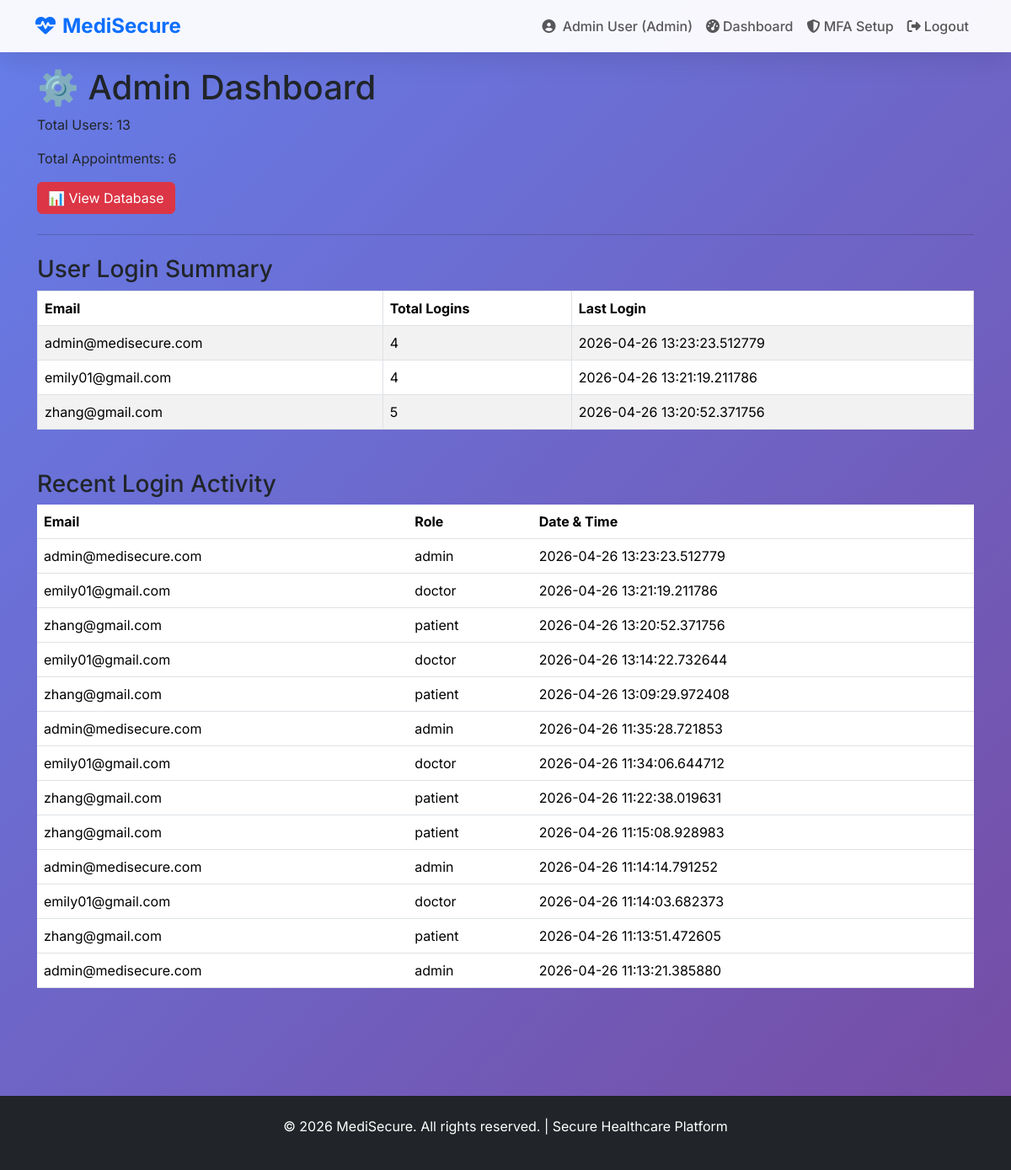
Page /admin/dashboard (signed in) on the committed database.
### app.py (models this page shows, shortened)
class User(UserMixin, db.Model):
    id = db.Column(db.Integer, primary_key=True)
    full_name = db.Column(db.String(100), nullable=False)
    email = db.Column(db.String(120), unique=True, nullable=False)
    password_hash = db.Column(db.String(255), nullable=False)
    mfa_secret = db.Column(db.String(32), nullable=True)
    mfa_enabled = db.Column(db.Boolean, default=False)
    role = db.Column(db.String(20), default='patient')  # 'admin', 'doctor', 'patient'
    specialty = db.Column(db.String(50), nullable=True)

class LoginActivity(db.Model):
    id = db.Column(db.Integer, primary_key=True)
    user_email = db.Column(db.String(120), nullable=False)
    role = db.Column(db.String(20), nullable=False)
    login_time = db.Column(db.DateTime, default=datetime.utcnow)

### app.py (the view)
@app.route('/admin/dashboard')
@login_required
def admin_dashboard():
    if current_user.role != 'admin':
        flash('Admin access only!', 'danger')
        return redirect(url_for('home'))
    users = User.query.all()
    appts_count = Appointment.query.count()
    login_logs = LoginActivity.query.order_by(LoginActivity.login_time.desc()).all()
    login_counts = db.session.query(
        LoginActivity.user_email,
        func.count(LoginActivity.id).label('total_logins'),
        func.max(LoginActivity.login_time).label('last_login')
    ).group_by(LoginActivity.user_email).all()
    return render_template(
        'admin_dashboard.html',
        users=users,
        appts_count=appts_count,
        login_logs=login_logs,
        login_counts=login_counts
    )

### app.py (called while the page is built)
@login_manager.user_loader
@login_manager.user_loader
def load_user(user_id):
    return User.query.get(int(user_id))

### templates/admin_dashboard.html (shortened to what this page needs)
{% extends "base.html" %}
{% block content %}
<div style="padding: 2rem;">
    <h1>⚙️ Admin Dashboard</h1>
    <p>Total Users: {{ users|length }}</p>
    <p>Total Appointments: {{ appts_count }}</p>
    <a href="{{ url_for('db_viewer') }}" class="btn btn-danger">📊 View Database</a>
    <hr class="my-4">
    <h3 class="mt-4">User Login Summary</h3>
    <table class="table table-bordered table-striped">
        <thead>
            <tr>
                <th>Email</th>
                <th>Total Logins</th>
                <th>Last Login</th>
            </tr>
        </thead>
        <tbody>
            {% for row in login_counts %}
            <tr>
                <td>{{ row.user_email }}</td>
                <td>{{ row.total_logins }}</td>
                <td>{{ row.last_login }}</td>
            </tr>
            {% endfor %}
        </tbody>
    </table>
    <h3 class="mt-5">Recent Login Activity</h3>
    <table class="table table-hover">
        <thead>
            <tr>
                <th>Email</th>
                <th>Role</th>
                <th>Date & Time</th>
            </tr>
        </thead>
        <tbody>
            {% for log in login_logs %}
            <tr>
                <td>{{ log.user_email }}</td>
                <td>{{ log.role }}</td>
                <td>{{ log.login_time }}</td>
            </tr>
            {% endfor %}
        </tbody>
    </table>
</div>
{% endblock %}

### templates/base.html (shortened to what this page needs)
<!DOCTYPE html>
<html lang="en">
<head>
    <link href="https://cdn.jsdelivr.net/npm/bootstrap@5.3.3/dist/css/bootstrap.min.css" rel="stylesheet">
    <link href="https://cdnjs.cloudflare.com/ajax/libs/font-awesome/6.5.1/css/all.min.css" rel="stylesheet">
</head>
<body>
    <nav class="navbar navbar-expand-lg navbar-light fixed-top">
        <div class="container">
            <a class="navbar-brand text-primary" href="{{ url_for('home') }}">
                <i class="fas fa-heartbeat me-2"></i>MediSecure
            </a>
            <div class="collapse navbar-collapse" id="navbarNav">
                <ul class="navbar-nav ms-auto">
                    {% if current_user.is_authenticated %}
                        <li class="nav-item">
                            <span class="nav-link">
                                <i class="fas fa-user-circle me-1"></i>
                                {{ current_user.full_name }} ({{ current_user.role.title() }})
                            </span>
                        </li>
                        <li class="nav-item">
                            <a class="nav-link" href="{{ url_for('dashboard') }}">
                                <i class="fas fa-tachometer-alt me-1"></i>Dashboard
                            </a>
                        </li>
                        <a href="{{ url_for('mfa_setup') }}" class="nav-link">
                            <i class="fas fa-shield-alt"></i> MFA Setup
                        </a>
                        <li class="nav-item">
                            <a class="nav-link" href="{{ url_for('logout') }}">
                                <i class="fas fa-sign-out-alt me-1"></i>Logout
                            </a>
                        </li>
                    {% endif %}
                </ul>
            </div>
        </div>
    </nav>
    <main class="pt-5">
        <div class="container-fluid">
            {% block content %}{% endblock %}
        </div>
    </main>
    <footer class="bg-dark text-white text-center py-4 mt-5">
        <p>&copy; 2026 MediSecure. All rights reserved. | Secure Healthcare Platform</p>
    </footer>
</body>
</html>

### templates/base.html (style rules this page uses)
* { font-family: 'Inter', sans-serif; }
body { background: linear-gradient(135deg, #667eea 0%, #764ba2 100%); min-height: 100vh; margin: 0; }
.navbar { background: rgba(255,255,255,0.95) !important; backdrop-filter: blur(20px); box-shadow: 0 8px 32px rgba(0,0,0,0.1); }
.navbar-brand { font-weight: 700; font-size: 1.5rem; }
.navbar-nav .nav-link { font-weight: 500; }
main { padding: 2rem 0; }

### rows in the picture
User: full_name "Admin User", role "Admin"
LoginActivity: user_email "emily01@gmail.com", total_logins "4", last_login "2026-04-26 13:21:19.211786", role "doctor", login_time "2026-04-26 13:21:19.211786"
LoginActivity: user_email "admin@medisecure.com", role "admin", login_time "2026-04-26 13:23:23.512779"
LoginActivity: user_email "zhang@gmail.com", role "patient", login_time "2026-04-26 13:20:52.371756"
LoginActivity: user_email "emily01@gmail.com", role "doctor", login_time "2026-04-26 13:14:22.732644"
LoginActivity: user_email "zhang@gmail.com", role "patient", login_time "2026-04-26 13:09:29.972408"
LoginActivity: user_email "admin@medisecure.com", role "admin", login_time "2026-04-26 11:35:28.721853"
LoginActivity: user_email "emily01@gmail.com", role "doctor", login_time "2026-04-26 11:34:06.644712"
LoginActivity: user_email "zhang@gmail.com", role "patient", login_time "2026-04-26 11:22:38.019631"
LoginActivity: user_email "zhang@gmail.com", role "patient", login_time "2026-04-26 11:15:08.928983"
LoginActivity: user_email "admin@medisecure.com", role "admin", login_time "2026-04-26 11:14:14.791252"
LoginActivity: user_email "emily01@gmail.com", role "doctor", login_time "2026-04-26 11:14:03.682373"
LoginActivity: user_email "zhang@gmail.com", role "patient", login_time "2026-04-26 11:13:51.472605"
LoginActivity: user_email "admin@medisecure.com", role "admin", login_time "2026-04-26 11:13:21.385880"

### other values in the picture
{{ users|length }} "13"
{{ appts_count }} "6"
{{ row.user_email }} "admin@medisecure.com" "zhang@gmail.com"
{{ row.total_logins }} "4" "5"
{{ row.last_login }} "2026-04-26 13:23:23.512779" "2026-04-26 13:20:52.371756"
